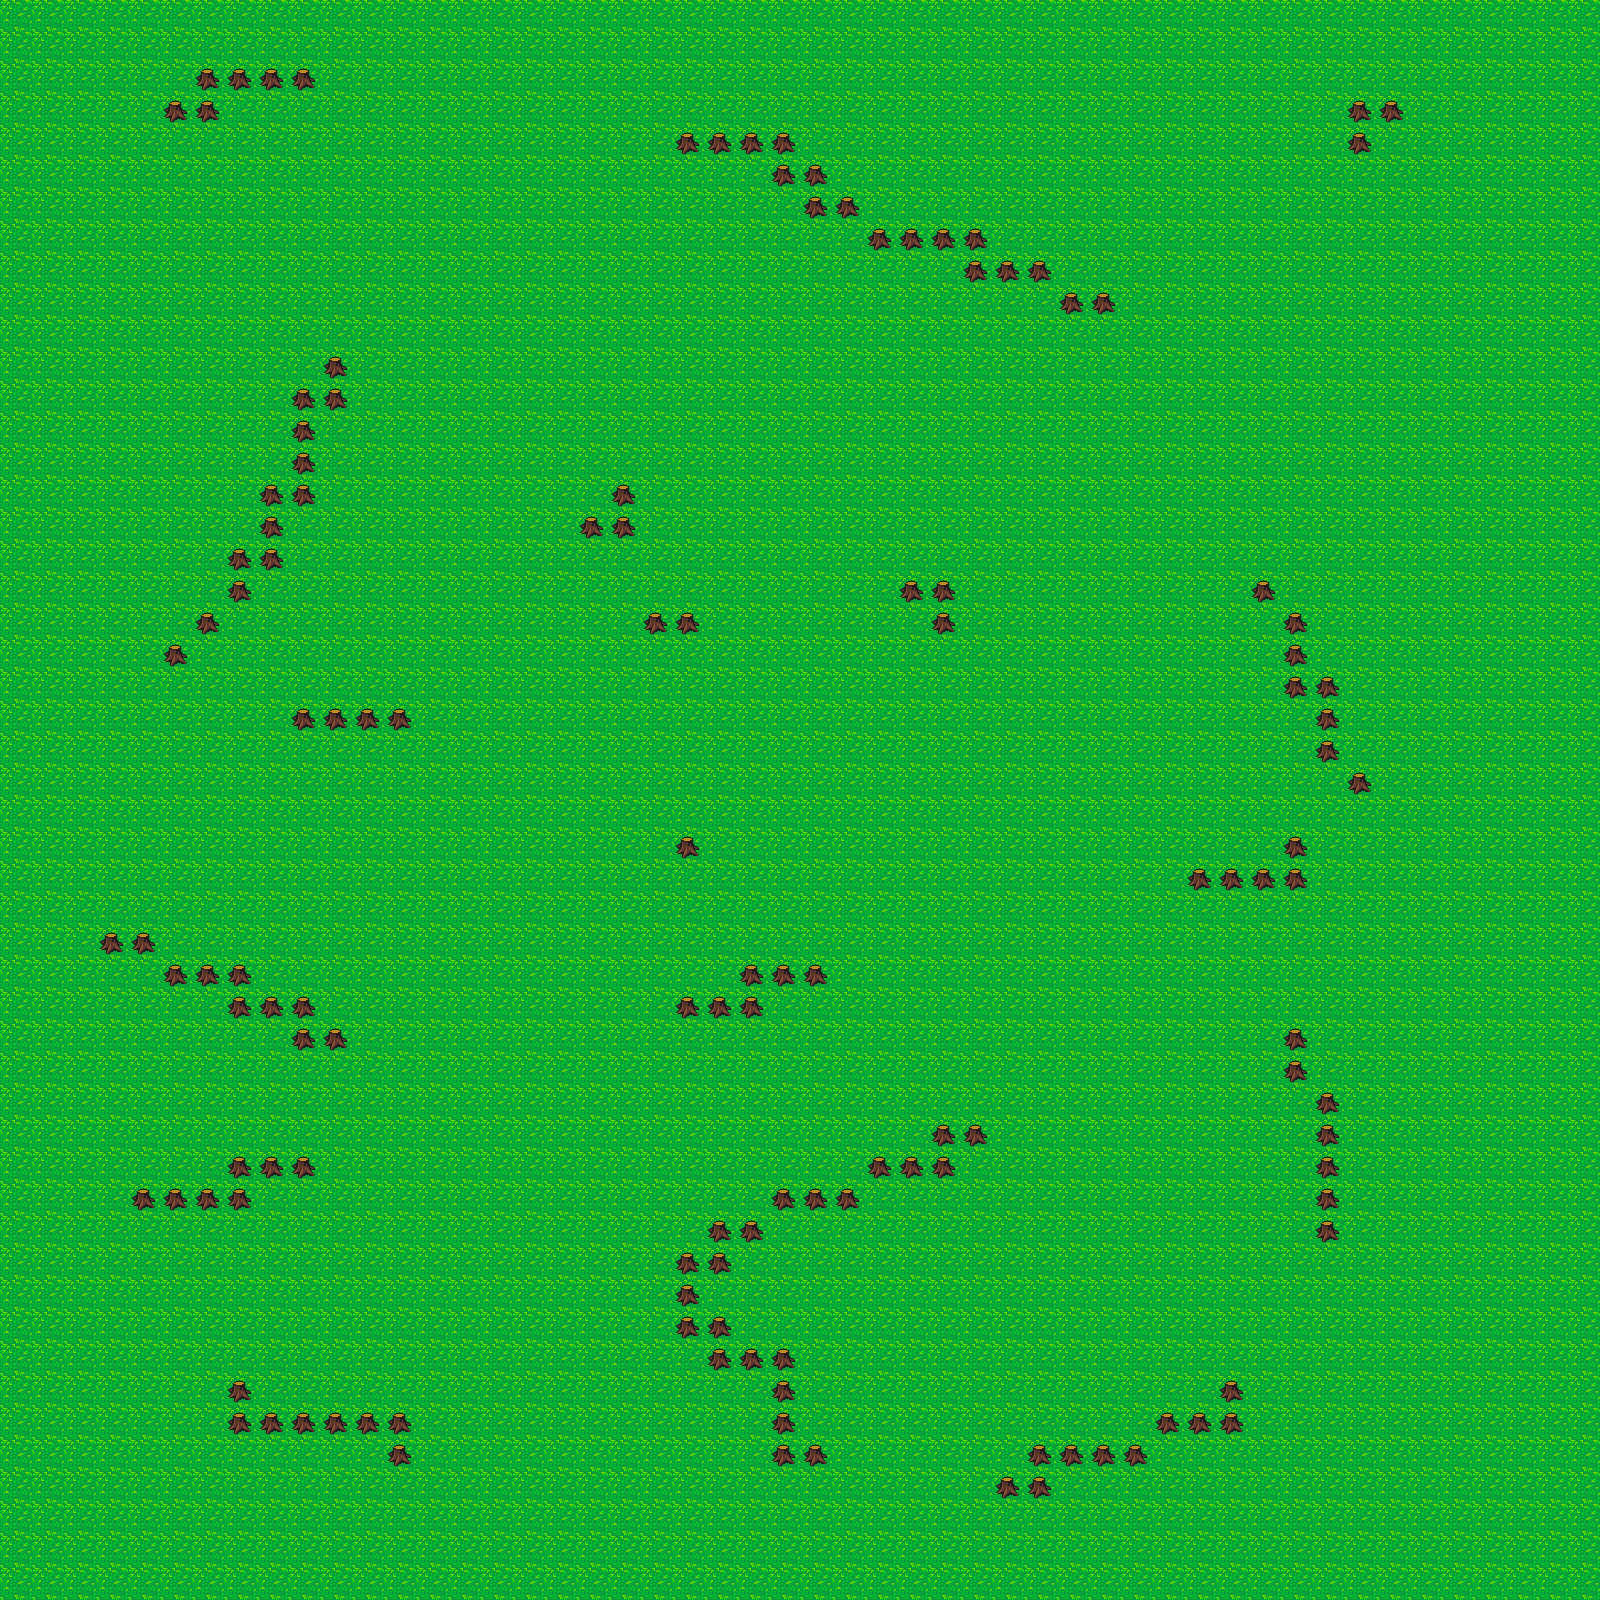

Rendered tile map (Tiled .tmx) drawn with the repository's tilesets; below, a short description and the map source with its tile grids summarised:
An orthogonal 50x50 tile map with 32x32 px tiles, 2 tile layers (L1, L2).

<map version="1.0" tiledversion="1.0.3" orientation="orthogonal" renderorder="right-up" width="50" height="50" tilewidth="32" tileheight="32" nextobjectid="1">
 <tileset firstgid="1" source="map1.tsx" />
 <layer name="L1" width="50" height="50">
  <data>[2500 cells, 2500 non-empty, 1 distinct tile ids]</data>
 </layer>
 <layer name="L2" width="50" height="50">
  <data>[2500 cells, 135 non-empty, 1 distinct tile ids]</data>
 </layer>
</map>
